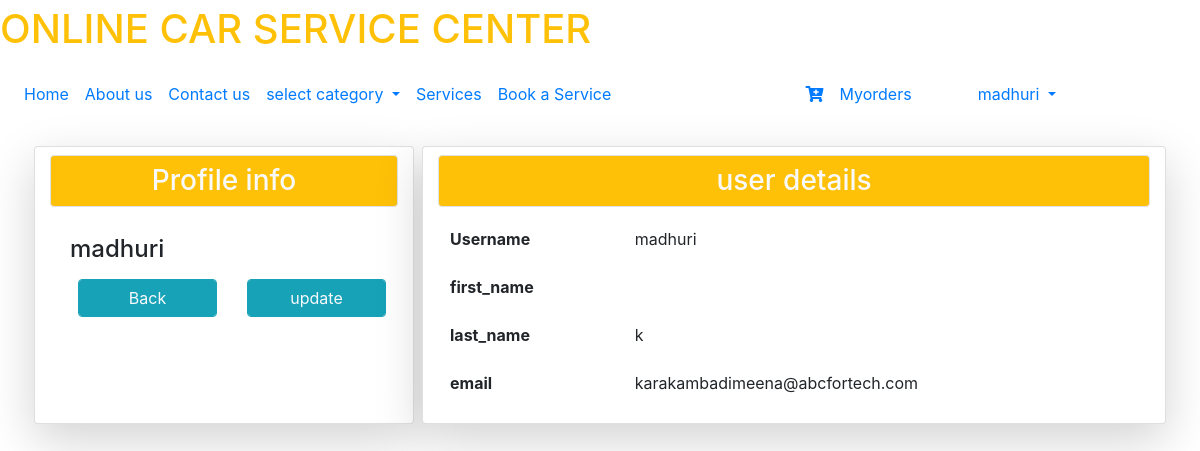
Screenshot of /profile/ (signed in) with the database file from the repository.
### service/models.py (models this page shows)
class User(AbstractUser):
	t = (
		(1,'owner'),
		(2,'customer'),
		(3,'Anonymous'),
		)
	role = models.IntegerField(default=3,choices=t)
	g=[('M',"Male"),('F','Female')]
	age=models.IntegerField(default=10)
	impf=models.ImageField(upload_to='Profiles/',default="Note.jpg")
	gender=models.CharField(max_length=10,choices=g)
	first_name=models.CharField(max_length=100)
	last_name=models.CharField(max_length=100)
	phone_no=models.IntegerField(null=True)
	car_regno=models.CharField(max_length=20)
	address=models.CharField(max_length=200)

### service/views.py (the view)
# urls.py: path('profile/',views.profile,name='pro'),
def profile(req):
	return render(req,'services/profile.html')

### service/templates/services/profile.html (shortened to what this page needs)
{% extends 'services/base.html' %}
{% block content %}
{% load static %}
<div class="container">
	<div class="row">
		<div class="col-md-4 h-20 mt-4 card shadow-lg mx-1">
			<h3 class="p-2 bg-warning text-center text-light border rounded my-2">Profile info</h3>
			<div class="card-body">
				<h4>{{user.username}}</h4>
				<div class="row">
					<div class="col">
						<a href="{% url 'dsh' %}" class="form-control m-2 btn btn-info text-light">Back</a>
					</div>
					<div class="col">
						<a href="{% url 'upf' %}" class="form-control m-2 btn btn-info text-light">update</a>
					</div>
				</div>
			</div>
		</div>
		<div class="col-md mt-4 card mx-1 shadow-lg">
			<h3 class="p-2 bg-warning text-center text-light border rounded my-2">user details</h3>
			<table class="table table-borderless">
				<tr>
					<th>Username</th>
					<td>{{user.username}}</td>
				</tr>
				<tr>
				<th>first_name</th>
					<td>{{user.first_name}}</td>
				</tr>
				<tr>
				<th>last_name</th>
					<td>{{user.last_name}}</td>
				</tr>
				<tr>
				<th>email</th>
					<td>{{user.email}}</td>
				</tr>
			</table>
		</div>
	</div>
</div>
{% endblock %}

### service/templates/services/navbar.html (shortened to what this page needs)
{% load static %}
 <a class="navbar-brand" href="#">
    <h1 class="text-warning">ONLINE CAR SERVICE CENTER</h1>
  </a>
<nav class="navbar navbar-expand-sm bg-white navbar-white">
  <div class="collapse navbar-collapse" id="collapsibleNavbar">
    <ul class="navbar-nav">
      {% if not user.is_authenticated %}
      <li class="nav-item">
        <a class="nav-link" href="{% url 'home' %}">Home</a>
      </li>
      <li class="nav-item">
        <a class="nav-link" href="{% url 'ab' %}">About us</a>
        <li class="dropdown">
          <a type="button" class="nav-link dropdown-toggle" data-toggle="dropdown">
          </a>
          <div class="dropdown-menu">
            <a class="dropdown-item" href="#">Privacy Policy</a>
            <a class="dropdown-item" href="#">Terms&Conditions</a>
          </div>
        </li>
      </li>
      </li>
      <li class="nav-item">
        <a class="nav-link" href="{% url 'cn' %}">Contact us</a>
      </li>
      <li class="nav-item">
        <a class="nav-link" href="#">Services</a>
      </li>
        <li class="nav-item">
          <a class="nav-link" href="{% url 'lg' %}">Book a Service</a>
        </li>
       {% elif user.role == 2 %}
      <li class="nav-item">
        <a class="nav-link" href="{% url 'home' %}">Home</a>
      </li>
      <li class="nav-item">
        <a class="nav-link" href="{% url 'ab' %}">About us</a>
      </li>
      <li class="nav-item">
        <a class="nav-link" href="{% url 'cn' %}">Contact us</a>
      </li>
      <li class="dropdown">
        <a type="button" class="nav-link dropdown-toggle" data-toggle="dropdown">select category
        </a>
      </li>
      <li class="nav-item">
        <a class="nav-link" href="#">Services</a>
      </li>
      <li class="nav-item">
        <a class="nav-link" href="{% url 'booking' %}">Book a Service</a>
      </li>
      {% else %}
      <li class="nav-item" style="margin-right: 80px">
        <a class="nav-link" href="#">Guest</a>
      </li>
      {% endif %}
    </ul>
    <ul class="navbar-nav ml-auto" style="margin-right:120px">
    {% if not user.is_authenticated %}
    <li class="nav-item">
      <a class="nav-link" href="{% url 'lg' %}">Login</a>
    </li>
    {% else %}
    <ul class="navbar-nav ml-auto" style="margin-right:50px">
      <li class="nav-item">
        <a class="nav-link" href="{% url 'cartdetails' %}">{{count}}<i class="fas fa-cart-plus"></i></a>
      </li>
      <li class="nav-item">
        <a class="nav-link" href="#">Myorders</a>
      </li>
    </ul>
        <li class="dropdown">
  <a type="button" class="nav-link dropdown-toggle" data-toggle="dropdown">
    {{user.username}}
  </a>
</li>
{% endif %}
  </div>
</nav>

### rows the page displays
User: username "madhuri", last_name "k", email "karakambadimeena@abcfortech.com"
